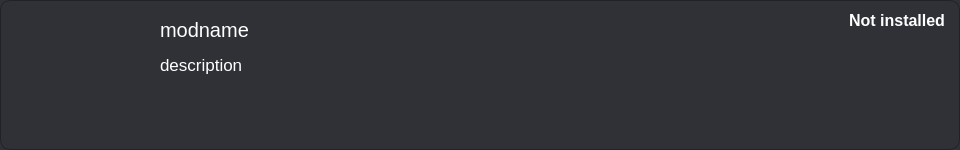
      <widget class="QFrame" name="frame_17">
       <property name="geometry">
        <rect>
         <x>30</x>
         <y>25</y>
         <width>960</width>
         <height>150</height>
        </rect>
       </property>
       <property name="styleSheet">
        <string notr="true">background-color:rgb(47, 49, 54);
border-radius:10px;
border:1px solid rgb(32, 34, 37);
outline:none;</string>
       </property>
       <property name="frameShape">
        <enum>QFrame::StyledPanel</enum>
       </property>
       <property name="frameShadow">
        <enum>QFrame::Raised</enum>
       </property>
       <widget class="QLabel" name="modinfoicon">
        <property name="geometry">
         <rect>
          <x>20</x>
          <y>15</y>
          <width>120</width>
          <height>120</height>
         </rect>
        </property>
        <property name="styleSheet">
         <string notr="true">border:none;</string>
        </property>
        <property name="text">
         <string/>
        </property>
        <property name="pixmap">
         <pixmap resource="../qrf.qrc">:/rf/Pictures/Saved Pictures/no-icon.png</pixmap>
        </property>
        <property name="scaledContents">
         <bool>true</bool>
        </property>
        <property name="alignment">
         <set>Qt::AlignCenter</set>
        </property>
       </widget>
       <widget class="QLabel" name="modinfoname">
        <property name="geometry">
         <rect>
          <x>160</x>
          <y>10</y>
          <width>645</width>
          <height>40</height>
         </rect>
        </property>
        <property name="styleSheet">
         <string notr="true">border:none;
background-color:none;
outline:none;
font:15pt;
color:white;</string>
        </property>
        <property name="text">
         <string>modname</string>
        </property>
       </widget>
       <widget class="QLabel" name="modinfodesc">
        <property name="geometry">
         <rect>
          <x>160</x>
          <y>55</y>
          <width>780</width>
          <height>80</height>
         </rect>
        </property>
        <property name="styleSheet">
         <string notr="true">border:none;
background-color:none;
outline:none;
font:13pt;
color:white;</string>
        </property>
        <property name="text">
         <string>description</string>
        </property>
        <property name="alignment">
         <set>Qt::AlignLeading|Qt::AlignLeft|Qt::AlignTop</set>
        </property>
        <property name="wordWrap">
         <bool>true</bool>
        </property>
       </widget>
       <widget class="QLabel" name="modinfostat">
        <property name="geometry">
         <rect>
          <x>805</x>
          <y>5</y>
          <width>140</width>
          <height>30</height>
         </rect>
        </property>
        <property name="cursor">
         <cursorShape>ArrowCursor</cursorShape>
        </property>
        <property name="layoutDirection">
         <enum>Qt::LeftToRight</enum>
        </property>
        <property name="styleSheet">
         <string notr="true">border:none;
background-color:none;
outline:none;
font:12pt;
font-weight: bold;
color:white;</string>
        </property>
        <property name="text">
         <string>Not installed</string>
        </property>
        <property name="alignment">
         <set>Qt::AlignRight|Qt::AlignTrailing|Qt::AlignVCenter</set>
        </property>
       </widget>
      </widget>
